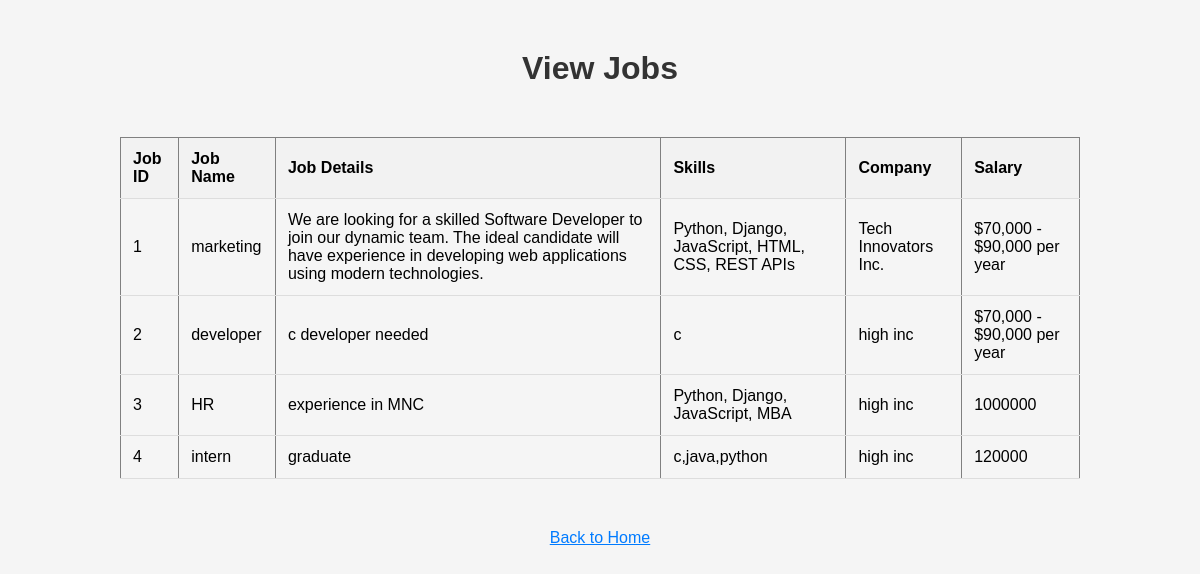
/view_jobs/, run on the app's committed database.
### ResumeAnalysisApp/models.py (models this page shows, shortened)
class JobPost(models.Model):
    job_name = models.CharField(max_length=100)
    job_details = models.TextField()
    skills = models.TextField()
    post_date = models.DateField(auto_now_add=True)
    company_name = models.CharField(max_length=100)
    salary = models.CharField(max_length=50)

### ResumeAnalysisApp/views.py (the view)
# urls.py: path('view_jobs/', views.view_jobs, name='view_jobs'),
def view_jobs(request):
    jobs = JobPost.objects.all()
    context = {'jobs': jobs}
    return render(request, 'ViewJobs.html', context)

### ResumeAnalysisApp/templates/ViewJobs.html (shortened to what this page needs)
<!DOCTYPE html>
<html>
<head>
    {% load static %}
    <link rel="stylesheet" type="text/css" href="{% static 'css/ViewJobs.css' %}">
</head>
<body>
    <h1>View Jobs</h1>
    <table border="1">
        <tr>
            <th>Job ID</th>
            <th>Job Name</th>
            <th>Job Details</th>
            <th>Skills</th>
            <th>Company</th>
            <th>Salary</th>
        </tr>
        {% for job in jobs %}
        <tr>
            <td>{{ job.id }}</td>
            <td>{{ job.job_name }}</td>
            <td>{{ job.job_details }}</td>
            <td>{{ job.skills }}</td>
            <td>{{ job.company_name }}</td>
            <td>{{ job.salary }}</td>
        </tr>
        {% endfor %}
    </table>
    <a href="{% url 'index' %}">Back to Home</a>
</body>
</html>

### ResumeAnalysisApp/static/css/ViewJobs.css (style rules this page uses)
body { font-family: Arial, sans-serif; background-color: #f5f5f5; text-align: center; margin: 0; padding: 0; }
h1 { color: #333; margin-top: 50px; }
table { margin: 50px auto; border-collapse: collapse; width: 80%; text-align: left; }
th, td { padding: 12px; border-bottom: 1px solid #ddd; }
th { background-color: #f2f2f2; }
a { display: block; margin-top: 20px; color: #007BFF; text-decoration: none; }
a { text-decoration: underline; }

### data on the page
JobPost: id "1", job_name "marketing", job_details "We are looking for a skilled Software Developer to join our dynamic team. The ideal candidate will have experience in developing web applications using modern technologies.", skills "Python, Django, JavaScript, HTML, CSS, REST APIs", company_name "Tech Innovators Inc.", salary "$70,000 - $90,000 per year"
JobPost: id "2", job_name "developer", job_details "c developer needed", skills "c", company_name "high inc", salary "$70,000 - $90,000 per year"
JobPost: id "3", job_name "HR", job_details "experience in MNC", skills "Python, Django, JavaScript, MBA", company_name "high inc", salary "1000000"
JobPost: id "4", job_name "intern", job_details "graduate", skills "c,java,python", company_name "high inc", salary "120000"
